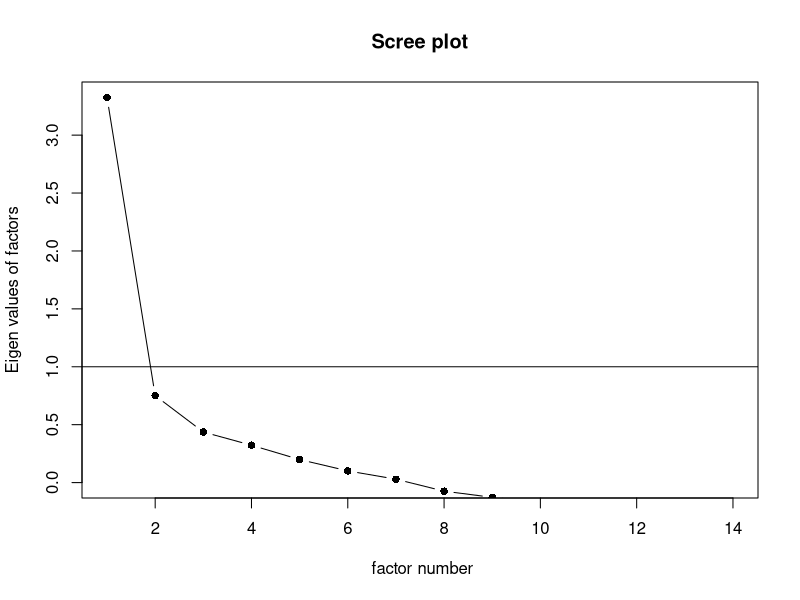
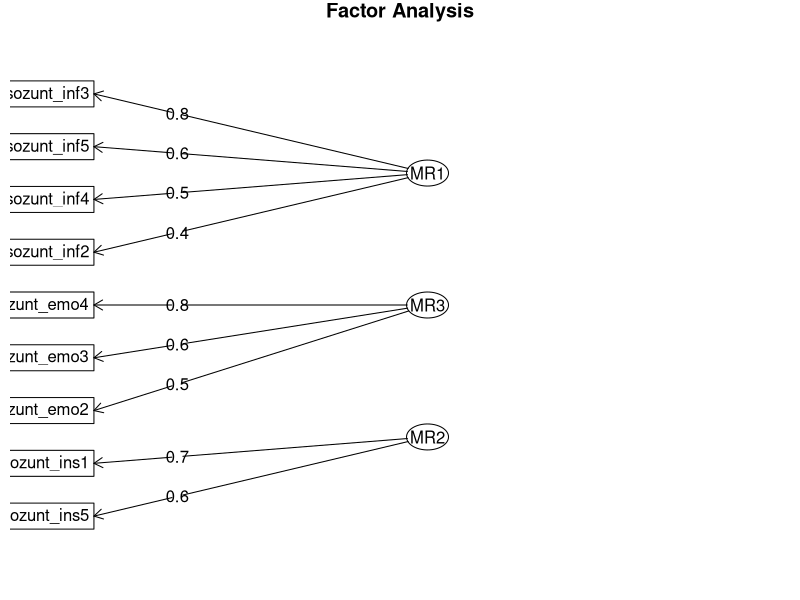

Reproduce these figures in R, in order. (Note: this script raises an error after producing the figures.)
## ---- chunk 1
# Input: b_sab_mzp2_2024_R_data_file.csv
#
# Output: --
#
# Contents: (1) Read Data
#           (2) Measures
#           (3) Results

####  ------------- Load Packages ------------- ####
library(here)           # find files
library(tidyverse)      # for data management
library(psych)          # for scale construction, EFA, CFA
library(lavaan)         # for SEM
## ---- chunk 2
data <- read.csv(here("01_data/b_sab_mzp2_2024_R_data_file.csv"))
## ---- chunk 3
data_efa <- data %>%
  dplyr::select(sozunt_ins5:sozunt_ins2)
## ---- chunk 4
psych::KMO(data_efa)
## ---- chunk 5
data_efa <- data_efa %>%
  dplyr::select(-sozunt_ins4)
## ---- chunk 6
psych::cortest.bartlett(data_efa)$p.value
## ---- chunk 7
eig <- eigen(cor(data_efa, use = "complete.obs")) # get eigenvalues
eig$values
## ---- chunk 8
psych::scree(data_efa, pc = FALSE)  # plot scree plot 
## ---- chunk 9
efa <- psych::fa(data_efa, nfactors = 3, rotate = "oblimin")
loadings <- efa$loadings
loadings
## ---- chunk 10
data_efa <- data_efa %>%
  dplyr::select(-sozunt_emo1, -sozunt_ins3, -sozunt_ins2)
## ---- chunk 11
efa <- psych::fa(data_efa, nfactors = 3, rotate = "oblimin")
loadings <- efa$loadings
loadings
## ---- chunk 12
data_efa <- data_efa %>%
  dplyr::select(sozunt_inf2, sozunt_inf3, sozunt_inf4, sozunt_inf5,
                sozunt_emo2, sozunt_emo3, sozunt_emo4,
                sozunt_ins1, sozunt_ins5)
## ---- chunk 13
efa <- psych::fa(data_efa, nfactors = 3, rotate = "oblimin")
loadings <- efa$loadings
loadings
psych::fa.diagram(loadings)
## ---- chunk 14
inf_sup_alpha <- data %>% 
  dplyr::select(sozunt_inf2, sozunt_inf3, sozunt_inf4, sozunt_inf5) %>%
  psych::alpha(title = "sozunt_inf")

emo_sup_alpha <- data %>%  
  dplyr::select(sozunt_emo2, sozunt_emo3, sozunt_emo4) %>%
  psych::alpha(title = "sozunt_emo")

ins_sup_alpha <- data %>% 
  dplyr::select(sozunt_ins1, sozunt_ins5) %>%
  psych::alpha(title = "sozunt_ins")
## ---- chunk 15
three_efa_ml <- psych::fa(data_efa, nfactors = 3, rotate = "oblimin", fm = "ml")

three_efa_ml_chisq <- three_efa_ml$STATISTIC  # chi-square statistic
three_efa_ml_pval <- three_efa_ml$PVAL  # p-value
## ---- chunk 16
data_cfa <- data %>%
  dplyr::select(seffsab_1:seffsab_9)
## ---- chunk 17
# specify the model
cfa_model <- ' pae =~ seffsab_1 + seffsab_2 + seffsab_20 + seffsab_14 + 
                      seffsab_6 + seffsab_28 + seffsab_48 + seffsab_39 +
                      seffsab_46 + seffsab_47 + seffsab_4
               rel =~ seffsab_29 + seffsab_44 + seffsab_27 + seffsab_42 + 
                      seffsab_9 '

# fit the model
fit_cfa <- cfa(cfa_model, data = data_cfa)
## ---- chunk 18
# CFI cut-off: .95; SRMR cut-off: .09
fitMeasures(fit_cfa, c("chisq", "df", "pvalue", "cfi", "srmr"))
## ---- chunk 19
sef_pea_alpha <- data %>% 
  dplyr::select(seffsab_1, seffsab_2, seffsab_20, seffsab_14, seffsab_6, 
                seffsab_28, seffsab_48, seffsab_39, seffsab_46, seffsab_47,
                seffsab_4) %>%
  psych::alpha(title = "sef_pea_alpha")

sef_rel_alpha <- data %>%  
  dplyr::select(seffsab_29, seffsab_44, seffsab_27, seffsab_42, seffsab_9) %>%
  psych::alpha(title = "sef_rel_alpha")
## ---- chunk 20
sef_pea_alpha$alpha.drop
sef_rel_alpha$alpha.drop
## ---- chunk 21
data_cfa <- data_cfa %>%
  dplyr::select(-seffsab_48)

# specify the model
cfa_model_2 <- ' pae =~ seffsab_1 + seffsab_2 + seffsab_20 + seffsab_14 + 
                        seffsab_6 + seffsab_28 + seffsab_39 + seffsab_46 + 
                        seffsab_47 + seffsab_4
                 rel =~ seffsab_29 + seffsab_44 + seffsab_27 + seffsab_42 + 
                        seffsab_9 '

# fit the model
fit_cfa_2 <- cfa(cfa_model_2, data = data_cfa)
fitMeasures(fit_cfa_2, c("chisq", "df", "pvalue", "cfi", "srmr"))
## ---- chunk 22
# CFI cut-off: .95; SRMR cut-off: .09
fitMeasures(fit_cfa_2, c("chisq", "df", "pvalue", "cfi", "srmr"))
## ---- chunk 23
sef_pea_alpha <- data %>% 
  dplyr::select(seffsab_1, seffsab_2, seffsab_20, seffsab_14, seffsab_6, 
                seffsab_28, seffsab_39, seffsab_46, seffsab_47, seffsab_4) %>%
  psych::alpha(title = "sef_pea_alpha")

sef_pea_alpha$alpha.drop
## ---- chunk 24
# Factor vignette, dummy for each vignette
data <- data %>%
  dplyr::mutate(vig = case_when((random == 1) ~ 1,
                                (random == 2) ~ 2,
                                (random == 3) ~ 3,
                                TRUE ~ as.numeric(NA)),
                vig1 = ifelse(vig == 1, 1, 0),
                vig2 = ifelse(vig == 2, 1, 0),
                vig3 = ifelse(vig == 3, 1, 0))


data$vig <- as.factor(data$vig)

## Attribution 

data <- data %>%
  dplyr::mutate(int = int_1,  # internality
                sta = sta_1,  # stability 
                glo = glo_1,  # globality
                con = kon_1)  # controllability

# Attribution style: Int, Sta, Glo
data <- data %>% 
  dplyr::mutate(isg = rowMeans(subset(data, select = c(int, sta, glo)), na.rm = TRUE))

isg_alpha <- data %>% 
  dplyr::select(int, sta, glo) %>%
  psych::alpha(title = "isg_alpha")


## Affect 

# Negative affect, positive affect
data <- data %>% 
  dplyr::mutate(pos_aff = rowMeans(subset(data, select = c(affekt_1, affekt_3, 
                                                           affekt_4, affekt_6, 
                                                           affekt_10, affekt_11,
                                                           affekt_12, affekt_15)),
                                   na.rm = TRUE),
                neg_aff = rowMeans(subset(data, select = c(affekt_2, affekt_5, 
                                                           affekt_7, affekt_8, 
                                                           affekt_13, affekt_14,
                                                           affekt_16)),
                                   na.rm = TRUE),
                ang = affekt_5,   # Anger
                gui = affekt_7,   # Guilt
                sha = affekt_14)  # Shame


## Social Support

# Informational support: "Hinweise und Ratschläge"
data <- data %>% 
  dplyr::mutate(inf_sup = rowMeans(subset(data, select = c(sozunt_inf2,
                                                           sozunt_inf3,
                                                           sozunt_inf4, 
                                                           sozunt_inf5)),
                                   na.rm = TRUE),

# Emotional support: "Trost und Nähe"
                emo_sup = rowMeans(subset(data, select = c(sozunt_emo2, 
                                                           sozunt_emo3, 
                                                           sozunt_emo4)),
                                   na.rm = TRUE),
                
## Instrumental support: "Güter und Materialien"                
                ins_sup = rowMeans(subset(data, select = c(sozunt_ins1, 
                                                           sozunt_ins5)),
                                 na.rm = TRUE))

## Self Efficacy

# Self Efficacy, Factor 1: Pedagogical Practices   
data <- data %>% 
  dplyr::mutate(seff_f1 = rowMeans(subset(data, select = c(seffsab_1, seffsab_2, 
                                                           seffsab_20, seffsab_14, 
                                                           seffsab_6, seffsab_28, 
                                                           seffsab_39, seffsab_46, 
                                                           seffsab_47, seffsab_4)),
                                   na.rm = TRUE),

# Self Efficacy, Factor 2: Relationships
                seff_f2 = rowMeans(subset(data, select = c(seffsab_29,seffsab_44,
                                                           seffsab_27,seffsab_42, 
                                                           seffsab_9)),
                                   na.rm = TRUE))
## ---- chunk 25
model1 <- '# direct effect
           inf_sup ~ int + con
           ins_sup ~ int + con
           emo_sup ~ int + con 
           # mediators
           ang ~ int + con
           inf_sup ~ ang
           ins_sup ~ ang
           emo_sup ~ ang'

fit1 <- lavaan::sem(model1, data = data, missing = "fiml")

summary(fit1)
## ---- chunk 26
model2 <- 'inf_sup ~ seff_f2 + seff_f1
           ins_sup ~ seff_f2 + seff_f1
           emo_sup ~ seff_f2 + seff_f1

           con ~ seff_f2 + seff_f1'

fit2 <- lavaan::sem(model2, data = data, missing = "fiml")

summary(fit2)
## ---- chunk 27
model3 <- '# direct effect
           inf_sup ~ int + con + seff_f2 + seff_f1
           ins_sup ~ int + con + seff_f2 + seff_f1
           emo_sup ~ int + con + seff_f2 + seff_f1
           # mediators
           ang ~ int + con
           inf_sup ~ ang
           ins_sup ~ ang
           emo_sup ~ ang
           # else
           con ~ seff_f2 + seff_f1'

fit3 <- lavaan::sem(model3, data = data, missing = "fiml")

summary(fit3)

# CFI cut-off: .95; SRMR cut-off: .09
fitMeasures(fit3, c("chisq", "df", "pvalue", "cfi","srmr"))
## ---- chunk 28
model4 <- 'ang ~ seff_f2 + seff_f1
           gui ~ seff_f2 + seff_f1
           sha ~ seff_f2 + seff_f1'

fit4 <- lavaan::sem(model4, data = data, missing = "fiml")
summary(fit4)
## ---- chunk 29
data_vig1 <- data %>% 
  dplyr::filter(vig == 1) 

data_vig2 <- data %>% 
  dplyr::filter(vig == 2) 

data_vig3 <- data %>% 
  dplyr::filter(vig == 3) 

tab1 <- table(data_vig1$check_1)
tab2 <- table(data_vig2$check_1)
tab3 <- table(data_vig3$check_1)

barplot(tab1, main = "Vignette 1")
barplot(tab2, main = "Vignette 2")
barplot(tab3, main = "Vignette 3")
## ---- chunk 30
tab1 <- data.frame(int = mean(data_vig1$int, na.rm = T),
                   sta = mean(data_vig1$sta, na.rm = T),
                   glo = mean(data_vig1$glo, na.rm = T),
                   con = mean(data_vig1$con, na.rm = T))

tab2 <- data.frame(int = mean(data_vig2$int, na.rm = T),
                   sta = mean(data_vig2$sta, na.rm = T),
                   glo = mean(data_vig2$glo, na.rm = T),
                   con = mean(data_vig2$con, na.rm = T))

tab3 <- data.frame(int = mean(data_vig3$int, na.rm = T),
                   sta = mean(data_vig3$sta, na.rm = T),
                   glo = mean(data_vig3$glo, na.rm = T),
                   con = mean(data_vig3$con, na.rm = T))

barplot(as.matrix(tab1), main = "Vignette 1")
barplot(as.matrix(tab2), main = "Vignette 2")
barplot(as.matrix(tab3), main = "Vignette 3")
